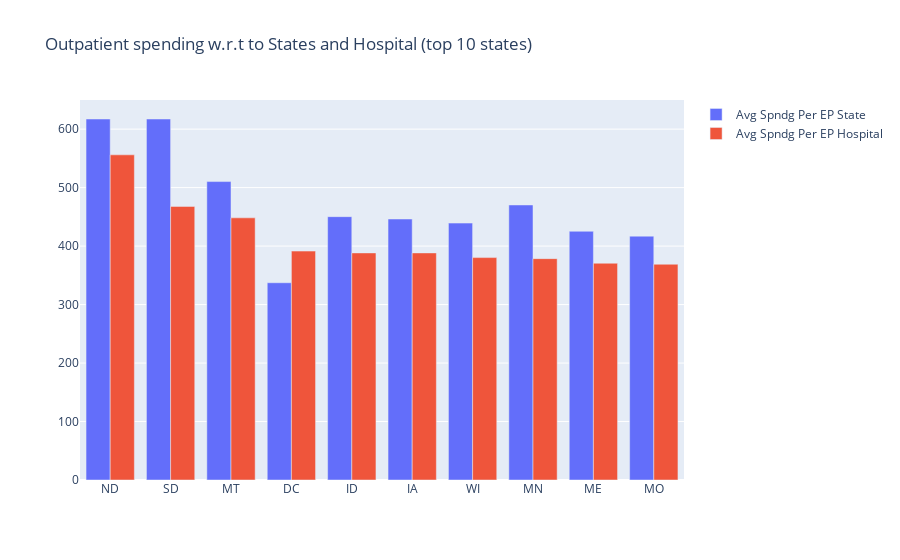

The notebook cell saved with this chart:
### Code cell
fig = go.Figure(data = [
     go.Bar(name = 'Avg Spndg Per EP State',x = out_spending_top_ten['State'], y = out_spending_top_ten['Avg Spndg Per EP State']),
     go.Bar(name = 'Avg Spndg Per EP Hospital',x = out_spending_top_ten['State'], y = out_spending_top_ten['Avg Spndg Per EP Hospital'])
        ]
        )
fig.update_layout(barmode='group', title = 'Outpatient spending w.r.t to States and Hospital (top 10 states)')
fig.show()

### Figure 1 — Plotly figure (JSON) as saved in the notebook; plotly's stock layout.template omitted (floating-point values rounded to 4 significant figures)
{"data": [{"name": "Avg Spndg Per EP State", "type": "bar", "x": ["ND", "SD", "MT", "DC", "ID", "IA", "WI", "MN", "ME", "MO"], "y": [617.3, 617.3, 510.3, 337.3, 450.3, 446.3, 439.3, 470.3, 425.3, 417]}, {"name": "Avg Spndg Per EP Hospital", "type": "bar", "x": ["ND", "SD", "MT", "DC", "ID", "IA", "WI", "MN", "ME", "MO"], "y": [556.0, 467.9, 448.3, 391.4, 388.3, 388.3, 380.3, 378.5, 370.7, 369.0]}], "layout": {"barmode": "group", "title": {"text": "Outpatient spending w.r.t to States and Hospital (top 10 states)"}}}
